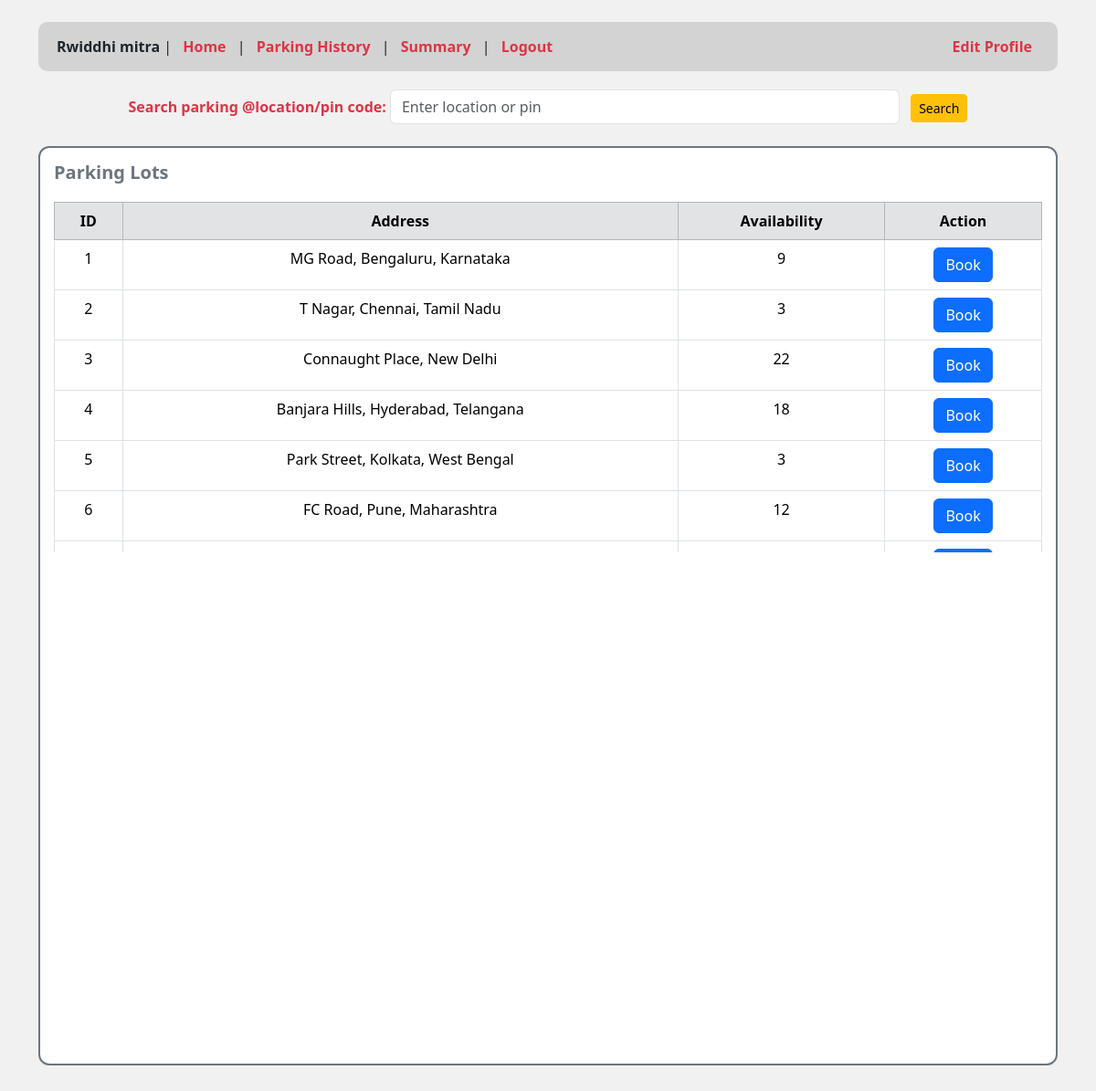
The page /dashboard (signed in) on the database its author committed.
### models/users.py (models this page shows)
class User(UserMixin, db.Model):
    id = db.Column(db.Integer, primary_key=True)
    username = db.Column(db.String(150), unique=True, nullable=False)
    email = db.Column(db.String(150), unique=True, nullable=False)
    password = db.Column(db.String(200), nullable=False)
    registered_on = db.Column(db.DateTime, default=datetime.utcnow)

### models/parking_lot.py (models this page shows)
class ParkingLot(db.Model):
    id = db.Column(db.Integer, primary_key=True)
    address = db.Column(db.String(200), nullable=False)
    availability = db.Column(db.Integer, nullable=False)

### app.py (the view)
@app.route("/dashboard")
@login_required
def dashboard():
    search_term = request.args.get('search', '').strip()
    if search_term:
        parking_lots = ParkingLot.query.filter(
            ParkingLot.address.ilike(f"%{search_term}%")
        ).all()
    else:
        parking_lots = ParkingLot.query.all()
    return render_template('dashboard.html', user=current_user.username.capitalize(), parking_lots=parking_lots , search_term=search_term)

### app.py (called while the page is built)
@login_manager.user_loader
def load_user(user_id):
    return User.query.get(int(user_id))

### templates/dashboard.html (shortened to what this page needs)
<!DOCTYPE html>
<html lang="en">
<head>
  <link href="https://cdn.jsdelivr.net/npm/bootstrap@5.3.3/dist/css/bootstrap.min.css" rel="stylesheet">
</head>
<body class="container py-4">
  <div class="top-bar d-flex justify-content-between align-items-center">
    <div>
      <span class="fw-bold text-dark">{{ user }}</span> |
      <a href="/dashboard">Home</a> |
      <a href="/history">Parking History</a> |
      <a href="#">Summary</a> |
      <a href="/logout">Logout</a>
    </div>
    <a href="#" class="edit-profile">Edit Profile</a>
  </div>
  <form method="GET" action="/dashboard" class="mb-4 text-center">
    <label class="search-label">Search parking @location/pin code:</label>
    <input type="text" name="search" class="form-control d-inline w-50" placeholder="Enter location or pin" value="{{ request.args.get('search', '') }}">
    <button type="submit" class="btn btn-sm btn-warning ms-2">Search</button>
  </form>
  <div class="section">
    <h5 class="section-title">Parking Lots </h5>
    <div class="table-wrapper">
      <table class="table table-bordered text-center">
        <thead class="table-secondary">
          <tr>
            <th>ID</th>
            <th>Address</th>
            <th>Availability</th>
            <th>Action</th>
          </tr>
        </thead>
        <tbody>
          {% for lot in parking_lots %}
          <tr>
            <td>{{ lot.id }}</td>
            <td>{{ lot.address }}</td>
            <td>{{ lot.availability }}</td>
            <td>
              {% if lot.availability > 0 %}
                <a href="{{ url_for('book_spot', lot_id=lot.id) }}" class="btn btn-primary">Book</a>
              {% else %}
                <button type="button" class="btn btn-danger">Full</button>
              {% endif %}
            </td>
          </tr>
          {% endfor %}
        </tbody>
      </table>
    </div>
  </div>
</body>
</html>

### templates/dashboard.html (style rules this page uses)
body { background-color: #f1f1f1; }
.top-bar { background-color: #d3d3d3; padding: 15px 20px; border-radius: 10px; margin-bottom: 20px; }
.top-bar a { color: #dc3545; text-decoration: none; margin: 0 8px; font-weight: bold; }
.edit-profile { color: #ffc107; font-weight: bold; }
.section { border: 2px solid #6c757d; border-radius: 12px; padding: 15px; margin-bottom: 30px; background-color: #ffffff; min-height: 50vh; }
.section h5 { margin-bottom: 20px; }
.table-wrapper { overflow-y: auto; max-height: calc(3rem * 8); }
.search-label { font-weight: bold; color: #dc3545; }
h5.section-title { color: #6c757d; font-weight: bold; }

### rows shown on the page
User: username "Rwiddhi mitra"
ParkingLot: id "1", address "MG Road, Bengaluru, Karnataka", availability "9"
ParkingLot: id "2", address "T Nagar, Chennai, Tamil Nadu", availability "3"
ParkingLot: id "3", address "Connaught Place, New Delhi", availability "22"
ParkingLot: id "4", address "Banjara Hills, Hyderabad, Telangana", availability "18"
ParkingLot: id "5", address "Park Street, Kolkata, West Bengal", availability "3"
ParkingLot: id "6", address "FC Road, Pune, Maharashtra", availability "12"
